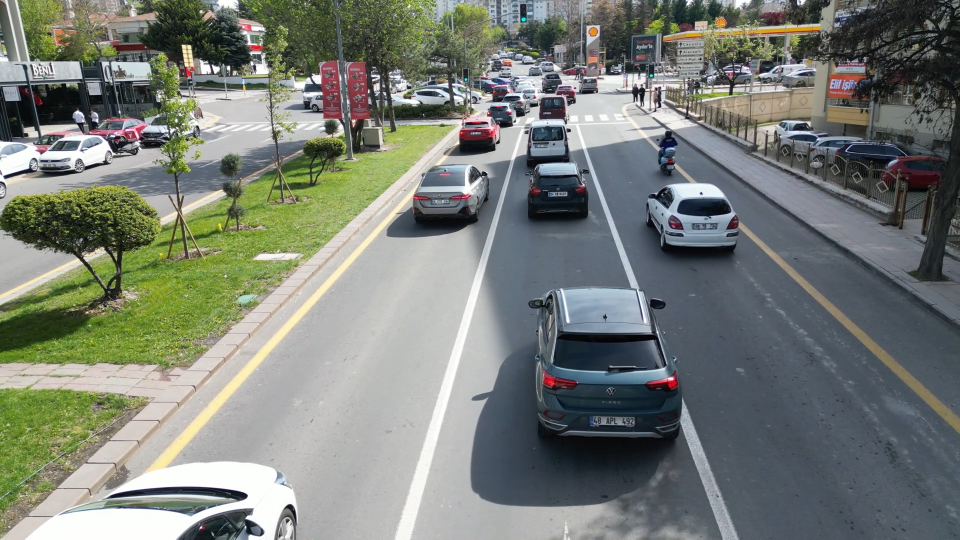
#> input picture video-data/kordinat.png, 1919 x 1079 px (shown at 1/2 size)
$ python coordinate_picker.py ../video-data/kordinat.png
#> lines starting #> are read from the running program, lines starting #| are printed output that depends on the picture
import cv2
import numpy as np
import sys
import os

# Global variables
points = []
image = None
window_name = "Koordinat Secici"
point_names = ["Sol Ust", "Sag Ust", "Sag Alt", "Sol Alt", "Sol Orta", "Sag Orta"]
colors = [(255, 0, 0), (0, 255, 0), (0, 0, 255), (255, 255, 0), (255, 0, 255), (0, 255, 255)]  # BGR renkleri

# [46 lines left out: functions click_event, show_results, not called in this run]

def main():
    global image, window_name

    # Komut satırı argümanı olarak resim dosyasını al
    if len(sys.argv) < 2:
        print("Kullanım: python coordinate_picker.py <resim_dosya_yolu>")
        return

    image_path = sys.argv[1]

    # Resim dosyasının var olup olmadığını kontrol et
    if not os.path.isfile(image_path):
        print(f"Hata: '{image_path}' dosyası bulunamadı.")
        return

    # Resmi oku
    image = cv2.imread(image_path)
#> image is the input picture: shape (1079, 1919, 3); mean B, G, R 118.2, 125.7, 120.5
    if image is None:
        print(f"Hata: '{image_path}' resmi okunamadı.")
        return

    # Pencere oluştur ve fare olaylarını dinle
    cv2.namedWindow(window_name)
    cv2.setMouseCallback(window_name, click_event)

    # Talimatları göster
    instructions = np.zeros((200, 600, 3), dtype=np.uint8)
    cv2.putText(instructions, "Talimatlar:", (20, 30), cv2.FONT_HERSHEY_SIMPLEX, 0.7, (255, 255, 255), 2)
    cv2.putText(instructions, "1. Sol Ust koseyi secin", (20, 60), cv2.FONT_HERSHEY_SIMPLEX, 0.6, colors[0], 2)
    cv2.putText(instructions, "2. Sag Ust koseyi secin", (20, 85), cv2.FONT_HERSHEY_SIMPLEX, 0.6, colors[1], 2)
    cv2.putText(instructions, "3. Sag Alt koseyi secin", (20, 110), cv2.FONT_HERSHEY_SIMPLEX, 0.6, colors[2], 2)
    cv2.putText(instructions, "4. Sol Alt koseyi secin", (20, 135), cv2.FONT_HERSHEY_SIMPLEX, 0.6, colors[3], 2)
    cv2.putText(instructions, "5. Sol Orta noktayi secin", (20, 160), cv2.FONT_HERSHEY_SIMPLEX, 0.6, colors[4], 2)
    cv2.putText(instructions, "6. Sag Orta noktayi secin", (20, 185), cv2.FONT_HERSHEY_SIMPLEX, 0.6, colors[5], 2)
    cv2.imshow("Talimatlar", instructions)
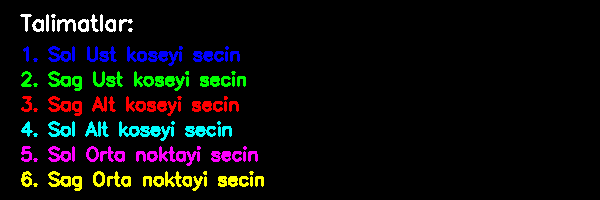
#> window 'Talimatlar': shape (200, 600, 3); mean B, G, R 10.5, 10.9, 11.1

    # Resmi göster
    cv2.imshow(window_name, image)

    # Kullanıcı bir tuşa basana kadar bekle
    cv2.waitKey(0)
    cv2.destroyAllWindows()

if __name__ == "__main__":
    main()
